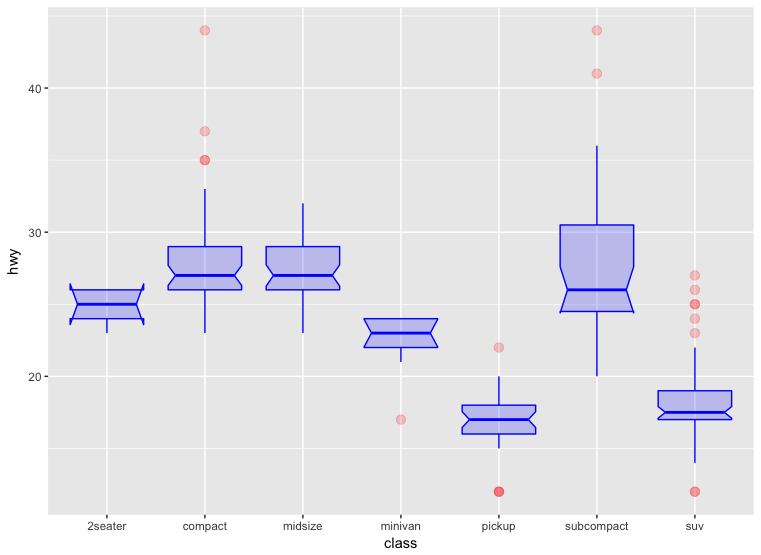

Recreate this plot in R.
# library
library(ggplot2)

# The mtcars dataset is proposed in R
head(mpg)

# geom_boxplot proposes several arguments to custom appearance
ggplot(mpg, aes(x = class, y = hwy)) + geom_boxplot(
    
    # custom boxes
    color = "blue",
    fill = "blue",
    alpha = 0.2,
    
    # Notch?
    notch = TRUE,
    notchwidth = 0.8,
    
    # custom outliers
    outlier.colour = "red",
    outlier.fill = "red",
    outlier.size = 3
    
  )


# source : https://www.r-graph-gallery.com/263-ggplot2-boxplot-parameters/
